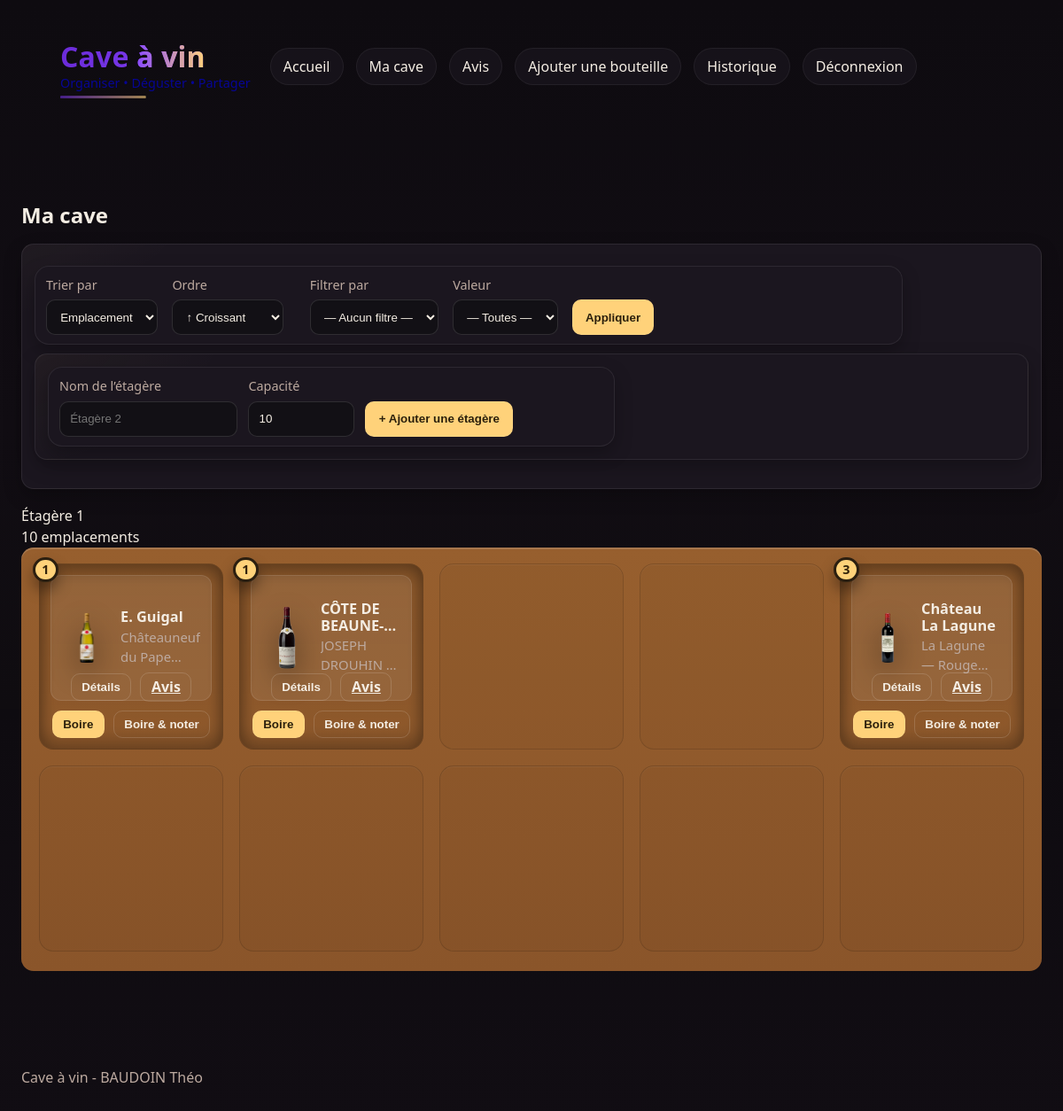
Page /ma-cave (signed in) on the committed database.
### tables this page shows
CREATE TABLE etagere (
        id_etagere INTEGER PRIMARY KEY AUTOINCREMENT,
        id_cave  INTEGER NOT NULL,
        nom      TEXT NOT NULL,
        capacite INTEGER NOT NULL,
        FOREIGN KEY (id_cave) REFERENCES cave(id_cave) ON DELETE CASCADE
    );

CREATE TABLE bouteille (
        id_bouteille INTEGER PRIMARY KEY AUTOINCREMENT,
        domaine TEXT NOT NULL,
        nom     TEXT NOT NULL,
        type    TEXT NOT NULL,
        annee   INTEGER NOT NULL,
        region  TEXT NOT NULL,
        prix    REAL NOT NULL,
        photo   TEXT
    );

### app.py (the view, shortened to what this page needs)
@app.route("/ma-cave")
@login_required
def ma_cave():
    uid = current_uid()
    cave = Cave.get_by_user(uid)
    if not cave:
        user = Utilisateur.get(uid)
        cave_id = Cave.create_for_user(uid, f"Cave de {user.nom if user else 'Utilisateur'}")
        Etagere.create(cave_id, "Étagère 1", 10)
        cave = Cave.get_by_user(uid)
        flash("Ta cave a été créée automatiquement ✅", "success")
    sort = (request.args.get("sort") or "slot").lower()
    direction = (request.args.get("dir") or "asc").lower()
    filt_field = (request.args.get("filter") or "").lower()   # 'region' | 'type' | 'annee' | 'domaine' | 'nom'
    filt_value = (request.args.get("value") or "").strip()
    etageres = Etagere.list_for_cave(cave.id_cave)
    stock_all = Stock_bouteilles.list_for_user(uid)
    def distinct(rows, key):
        return sorted({str(r[key]) for r in rows if r[key] is not None and str(r[key]).strip() != ""})
    filter_values_map = {
        "region":  distinct(stock_all, "region"),
        "type":    distinct(stock_all, "type"),
        "annee":   sorted({int(r["annee"]) for r in stock_all if r["annee"] is not None}),
        "domaine": distinct(stock_all, "domaine"),
        "nom":     distinct(stock_all, "nom"),
    }
    current_options = filter_values_map.get(filt_field, [])
    stock = stock_all
    key_map = {
        "slot":    lambda r: (r["id_etagere"], r["slot"] if r["slot"] is not None else 9999),
        "nom":     lambda r: (r["id_etagere"], (r["nom"] or "").lower()),
        "domaine": lambda r: (r["id_etagere"], (r["domaine"] or "").lower()),
        "annee":   lambda r: (r["id_etagere"], r["annee"] or -9999),
        "type":    lambda r: (r["id_etagere"], (r["type"] or "").lower()),
        "region":  lambda r: (r["id_etagere"], (r["region"] or "").lower()),
    }
    key_fn = key_map.get(sort, key_map["slot"])
    stock = sorted(stock, key=key_fn, reverse=(direction == "desc"))
    bottles_all = Bouteille.list_all_light()
    return render_template(
        "ma_cave.html",
        cave=cave, etageres=etageres, stock=stock, bottles_all=bottles_all,
        sort=sort, direction=direction, filt_field=filt_field,
        filt_value=filt_value, current_options=current_options,
    )

### app.py (called while the page is built)
def current_uid() -> Optional[int]:
    return session.get("uid")

def login_required(view):
    @wraps(view)
    def wrapper(*a, **kw):
        if not current_uid():
            return redirect(url_for("connexion", next=request.path))
        return view(*a, **kw)
    return wrapper

@app.context_processor
def inject_stats():
    try:
        return dict(stats=build_user_stats(current_uid()))
    except Exception:
        return dict(stats={"my_bottles": 0, "my_reviews": 0, "my_value": 0,
                           "my_drunk": 0, "my_lots": 0, "top_rated": []})

### models.py (called while the page is built)
@contextmanager
def Database(path: str = DB_PATH):
    conn: Optional[sqlite3.Connection] = None
    try:
        conn = sqlite3.connect(path)
        conn.row_factory = sqlite3.Row
        yield conn
        conn.commit()
    except Exception:
        if conn:
            conn.rollback()
        raise
    finally:
        if conn:
            conn.close()

    @staticmethod
    def get_by_user(uid: int) -> Optional["Cave"]:
        with Database() as c:
            r = c.execute("SELECT * FROM cave WHERE id_utilisateur=?", (uid,)).fetchone()
            return Cave(**dict(r)) if r else None

    @staticmethod
    def list_for_cave(id_cave: int) -> List["Etagere"]:
        with Database() as c:
            rows = c.execute(
                "SELECT * FROM etagere WHERE id_cave=? ORDER BY id_etagere", (id_cave,)
            ).fetchall()
            return [Etagere(**dict(r)) for r in rows]

    @staticmethod
    def list_all_light() -> List[sqlite3.Row]:
        with Database() as c:
            return c.execute(
                """
                SELECT id_bouteille, nom, annee, domaine
                FROM bouteille
                ORDER BY nom
                """
            ).fetchall()

### templates/ma_cave.html (shortened to what this page needs)
{% extends "base.html" %}
{% block content %}
<h2>Ma cave</h2>
{% if cave %}
  <div class="add-catalog">
    <form method="get" class="card"
          style="display:flex; gap:16px; flex-wrap:wrap; align-items:end; padding:10px 12px; max-width:980px; margin:10px 0;">
      <div>
        <label style="display:block; font-size:.9rem; color:var(--muted)">Trier par</label>
        <select name="sort">
          <option value="slot"    {{ 'selected' if sort=='slot' }}>Emplacement</option>
        </select>
      </div>
      <div>
        <label style="display:block; font-size:.9rem; color:var(--muted)">Ordre</label>
        <select name="dir">
          <option value="asc"  {{ 'selected' if direction=='asc' }}>↑ Croissant</option>
        </select>
      </div>
      <div style="margin-left:14px;">
        <label style="display:block; font-size:.9rem; color:var(--muted)">Filtrer par</label>
        <select name="filter" id="filter-field">
          <option value="">— Aucun filtre —</option>
        </select>
      </div>
      <div>
        <label style="display:block; font-size:.9rem; color:var(--muted)">Valeur</label>
        <select name="value" id="filter-value">
          <option value="">— Toutes —</option>
        </select>
      </div>
      <div>
        <button class="btn" type="submit">Appliquer</button>
      </div>
    </form>
    <div class="add-catalog" id="add-shelf" style="margin-top:10px;">
      <form method="post" action="{{ url_for('etagere_ajouter') }}" class="card"
            style="display:flex; gap:12px; align-items:end; padding:10px 12px; flex-wrap:wrap; max-width:640px;">
        <div>
          <label style="display:block; font-size:.9rem; color:var(--muted)">Nom de l’étagère</label>
          <input type="text" name="nom" placeholder="Étagère 2" style="height:40px; padding:.55rem .7rem; border-radius:10px; border:1px solid rgba(255,255,255,.12); background:#121015; color:var(--ink);">
        </div>
        <div>
          <label style="display:block; font-size:.9rem; color:var(--muted)">Capacité</label>
          <input type="number" name="capacite" min="1" max="200" value="10" required
                style="width:120px; height:40px; padding:.55rem .7rem; border-radius:10px; border:1px solid rgba(255,255,255,.12); background:#121015; color:var(--ink);">
        </div>
        <div>
          <button class="btn" type="submit">+ Ajouter une étagère</button>
        </div>
      </form>
    </div>
  </div>
  <div class="shelves">
    {% for E in etageres %}
      {% set shelf_items = stock | selectattr('id_etagere','equalto', E.id_etagere) | list %}
      <section class="shelf">
        <div class="shelf-head">
          <div class="shelf-title">Étagère {{ loop.index }}</div>
          <div class="shelf-cap">{{ E.capacite }} emplacements</div>
        </div>
        <div class="shelf-board">
          <div class="shelf-slots">
            {% if sort == 'slot' %}
              {% for i in range(1, E.capacite + 1) %}
                {% set lot_list = shelf_items | selectattr('slot','equalto', i) | list %}
                {% if lot_list|length %}
                  {% set r = lot_list[0] %}
                  <div class="slot filled">
                    <span class="qty">{{ r.quantite }}</span>
                    <div class="bottle">
                      <img class="pic"
                           src="{{ url_for('static', filename=(r.photo if r.photo else 'placeholder.jpg')) }}"
                           alt="">
                      <div class="txt">
                        <div class="name">{{ r.nom }}</div>
                        <div class="meta">{{ r.domaine }} — {{ r.type }} {{ r.annee }}</div>
                      </div>
                    </div>
                    <div class="actions">
                      <button type="button" class="btn btn-outline quick-btn" data-qid="q{{ r.id_stock }}">Détails</button>
                      {% if r.id_bouteille %}
                        <a class="btn btn-outline" href="{{ url_for('bouteille_detail', bid=r.id_bouteille) }}">Avis</a>
                      {% else %}
                        <span class="btn btn-outline disabled" aria-disabled="true">Avis</span>
                      {% endif %}
                      <form method="post" action="{{ url_for('stock_consommer') }}">
                        <button class="btn" type="submit">Boire</button>
                      </form>
                      <form method="post" action="{{ url_for('stock_consommer') }}">
                        <button class="btn btn-outline" type="submit">Boire & noter</button>
                      </form>
                    </div>
                  </div>
                {% else %}
                  <div class="slot empty"></div>
                {% endif %}
              {% endfor %}
            {% endif %}
          </div>
        </div>
      </section>
    {% endfor %}
  </div>
{% else %}
  <p>Aucune cave pour l’instant.</p>
{% endif %}
{% endblock %}

### templates/base.html (shortened to what this page needs)
<!doctype html>
<html lang="fr">
<head>
  <link rel="stylesheet" href="{{ url_for('static', filename='style.css') }}">
</head>
<body>
<header class="container header">
  <a href="{{ url_for('index') }}" class="brand" aria-label="Accueil Cave à vin">
    <svg class="brand-icon" viewBox="0 0 24 24" aria-hidden="true">
      <circle cx="8" cy="8" r="3"/>
      <circle cx="12" cy="6" r="3"/>
      <circle cx="14.5" cy="9.5" r="3"/>
      <circle cx="10.5" cy="11.5" r="3"/>
      <circle cx="6" cy="12" r="3"/>
      <rect x="15.8" y="2.2" width="1.8" height="5" rx="1"/>
    </svg>
    <span class="brand-name">Cave <span class="brand-em">à vin</span></span>
    <span class="brand-tag">Organiser • Déguster • Partager</span>
  </a>
  <nav class="nav" aria-label="Navigation principale">
    <a href="{{ url_for('index') }}">Accueil</a>
    {% if session.get('uid') %}
      <a href="{{ url_for('ma_cave') }}">Ma cave</a>
      <a href="{{ url_for('avis') }}">Avis</a>
      <a href="{{ url_for('bouteille_nouvelle') }}">Ajouter une bouteille</a>
      <a href="{{ url_for('historique') }}">Historique</a>
      <a href="{{ url_for('deconnexion') }}">Déconnexion</a>
    {% else %}
      <a href="{{ url_for('inscription') }}">Inscription</a>
      <a href="{{ url_for('connexion') }}">Connexion</a>
    {% endif %}
  </nav>
</header>
<main class="container">
  {% block content %}{% endblock %}
</main>
<footer class="container muted" style="margin-top:24px;">
  Cave à vin - BAUDOIN Théo
</footer>
</body>
</html>

### rows in the picture
etagere: capacite "10", quantite "1" "1" "3", photo (picture)
bouteille: nom "E. Guigal", domaine "Châteauneuf du…"
bouteille: nom "CÔTE…", domaine "JOSEPH DROUHIN"
bouteille: nom "Château La Lagune", domaine "La Lagune", type "Rouge"
